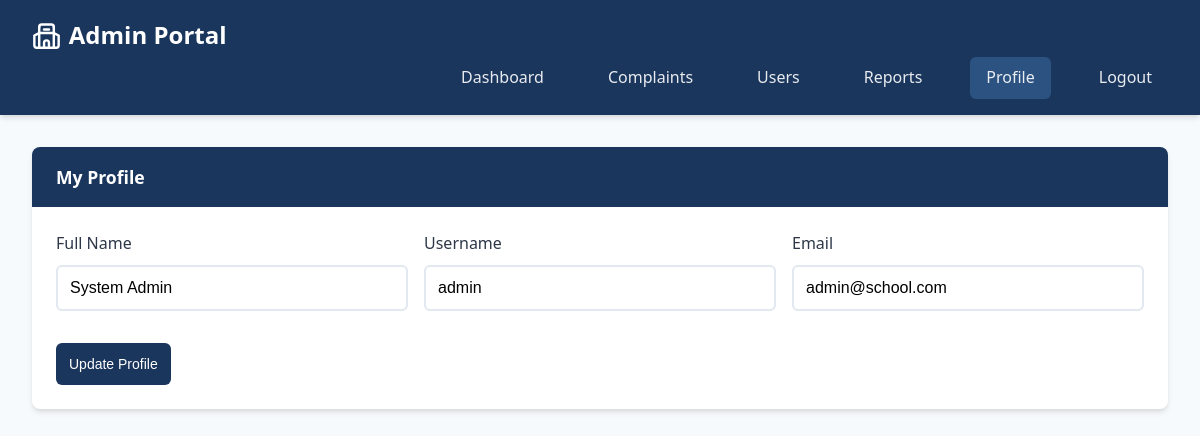
/teacher/profile.php (signed in), run on the app's committed database.
### tables this page shows
CREATE TABLE `users` (
  `id` int(11) NOT NULL,
  `username` varchar(50) NOT NULL,
  `password` varchar(255) NOT NULL,
  `email` varchar(100) NOT NULL,
  `role` enum('student','teacher','admin') NOT NULL,
  `full_name` varchar(100) NOT NULL,
  `student_id` varchar(20) DEFAULT NULL,
  `department` varchar(50) DEFAULT NULL,
  `created_at` timestamp NOT NULL DEFAULT current_timestamp(),
  `status` enum('active','suspended') DEFAULT 'active'
);

### includes/db.php (called while the page is built, shortened)
<?php
class Database
{
    private static $instance = null;
    private $conn;
    private function __construct()
    {
        try {
            $this->conn = new mysqli(DB_HOST, DB_USER, DB_PASS, DB_NAME);
            $this->conn->set_charset("utf8mb4");
        } catch (Exception $e) {
            die("Database connection error: " . $e->getMessage());
        }
    }
    public static function getInstance()
    {
        if (self::$instance === null) {
            self::$instance = new self();
        }
        return self::$instance;
    }
    public function getConnection()
    {
        return $this->conn;
    }
}

### includes/functions.php (called while the page is built, shortened)
<?php
require_once 'db.php';
class ComplaintSystem
{
    private $db;
    public function __construct()
    {
        $database = Database::getInstance();
        $this->db = $database->getConnection();
    }
    public function getUserById($id)
    {
        $stmt = $this->db->prepare("SELECT * FROM users WHERE id = ?");
        $stmt->bind_param("i", $id);
        $stmt->execute();
        return $stmt->get_result()->fetch_assoc();
    }
}

### teacher/profile.php (the view, shortened to what this page needs)
<?php
require_once '../includes/functions.php';
$system = new ComplaintSystem();
$user = $system->getUserById($_SESSION['user_id']);
$role = $_SESSION['user_role'];
?>
<!DOCTYPE html>
<html lang="en">
<head>
    <link rel="stylesheet" href="../assets/css/style.css">
    <link rel="stylesheet" href="../assets/css/dashboard.css">
</head>
<body>
    <nav class="navbar">
        <a href="#" class="navbar-brand"><?php echo ucfirst($role); ?> Portal</a>
        <div class="navbar-menu">
            <a href="dashboard.php" class="nav-link">Dashboard</a>
            <a href="complaints.php" class="nav-link">Complaints</a>
            <?php if ($role === 'admin'): ?>
                <a href="users.php" class="nav-link">Users</a>
                <a href="reports.php" class="nav-link">Reports</a>
            <?php endif; ?>
            <a href="profile.php" class="nav-link active">Profile</a>
            <a href="../logout.php" class="nav-link">Logout</a>
        </div>
    </nav>
    <div class="container">
        <div class="card">
            <div class="card-header">My Profile</div>
            <div class="card-body">
                <form method="POST">
                    <div style="display: grid; grid-template-columns: repeat(auto-fit, minmax(250px, 1fr)); gap: 1rem;">
                        <div class="form-group">
                            <label class="form-label">Full Name</label>
                            <input type="text" class="form-control" value="<?php echo htmlspecialchars($user['full_name']); ?>" readonly>
                        </div>
                        <div class="form-group">
                            <label class="form-label">Username</label>
                            <input type="text" class="form-control" value="<?php echo htmlspecialchars($user['username']); ?>" readonly>
                        </div>
                        <div class="form-group">
                            <label class="form-label">Email</label>
                            <input type="email" class="form-control" value="<?php echo htmlspecialchars($user['email']); ?>">
                        </div>
                    </div>
                    <div style="margin-top: 1rem;">
                        <button type="submit" class="btn btn-primary">Update Profile</button>
                    </div>
                </form>
            </div>
        </div>
    </div>
</body>
</html>

### assets/css/style.css (style rules this page uses)
:root { --primary: #1a365d; --primary-light: #2c5282; --secondary: #3182ce; --success: #38a169; --warning: #d69e2e; --danger: #e53e3e; --info: #4299e1; --dark: #2d3748; --light: #f7fafc; --text: #2d3748; --text-light: #718096; --border: #e2e8f0; --shadow: 0 4px 6px -1px rgba(0, 0, 0, 0.1), 0 2px 4px -1px rgba(0, 0, 0, 0.06); --shadow-lg: 0 10px 15px -3px rgba(0, 0, 0, 0.1), 0 4px 6px -2px rgba(0, 0, 0, 0.05); }
* { margin: 0; padding: 0; box-sizing: border-box; }
body { font-family: "Segoe UI", Tahoma, Geneva, Verdana, sans-serif; background-color: var(--light); color: var(--text); line-height: 1.6; }
.navbar { background-color: var(--primary); padding: 1rem 2rem; box-shadow: var(--shadow); position: sticky; top: 0; z-index: 1000; }
.navbar-brand { color: white; font-size: 1.5rem; font-weight: bold; text-decoration: none; display: inline-flex; align-items: center; gap: 0.5rem; }
.navbar-brand::before { content: ""; width: 1.8rem; height: 1.8rem; background-color: currentColor; flex: 0 0 auto; }
.navbar-menu { display: flex; justify-content: flex-end; gap: 2rem; align-items: center; margin-left: auto; }
.nav-link { color: rgba(255, 255, 255, 0.9); text-decoration: none; padding: 0.5rem 1rem; border-radius: 0.375rem; transition: all 0.3s ease; position: relative; }
.nav-link.active { background-color: var(--primary-light); }
.container { max-width: 1200px; margin: 0 auto; padding: 2rem; }
.card { background: white; border-radius: 0.5rem; box-shadow: var(--shadow); overflow: hidden; transition: transform 0.2s, box-shadow 0.2s; }
.card-header { background-color: var(--primary); color: white; padding: 1rem 1.5rem; font-weight: 600; font-size: 1.1rem; }
.card-body { padding: 1.5rem; }
.btn { display: inline-flex; align-items: center; justify-content: center; gap: 0.5rem; padding: 13px; border: none; border-radius: 0.375rem; font-weight: 500; cursor: pointer; transition: all 0.3s ease; text-decoration: none; font-size: 0.875rem; }
.btn-primary { background-color: var(--primary); color: white; }
.form-group { margin-bottom: 1rem; }
.form-label { display: block; margin-bottom: 0.5rem; font-weight: 500; color: var(--text); }
.form-control { width: 100%; padding: 0.75rem; border: 2px solid var(--border); border-radius: 0.375rem; font-size: 1rem; transition: border-color 0.3s; }

### data on the page
users: full_name "System Admin", username "admin", email "admin@school.com"

### other printed values
$role "Admin"
